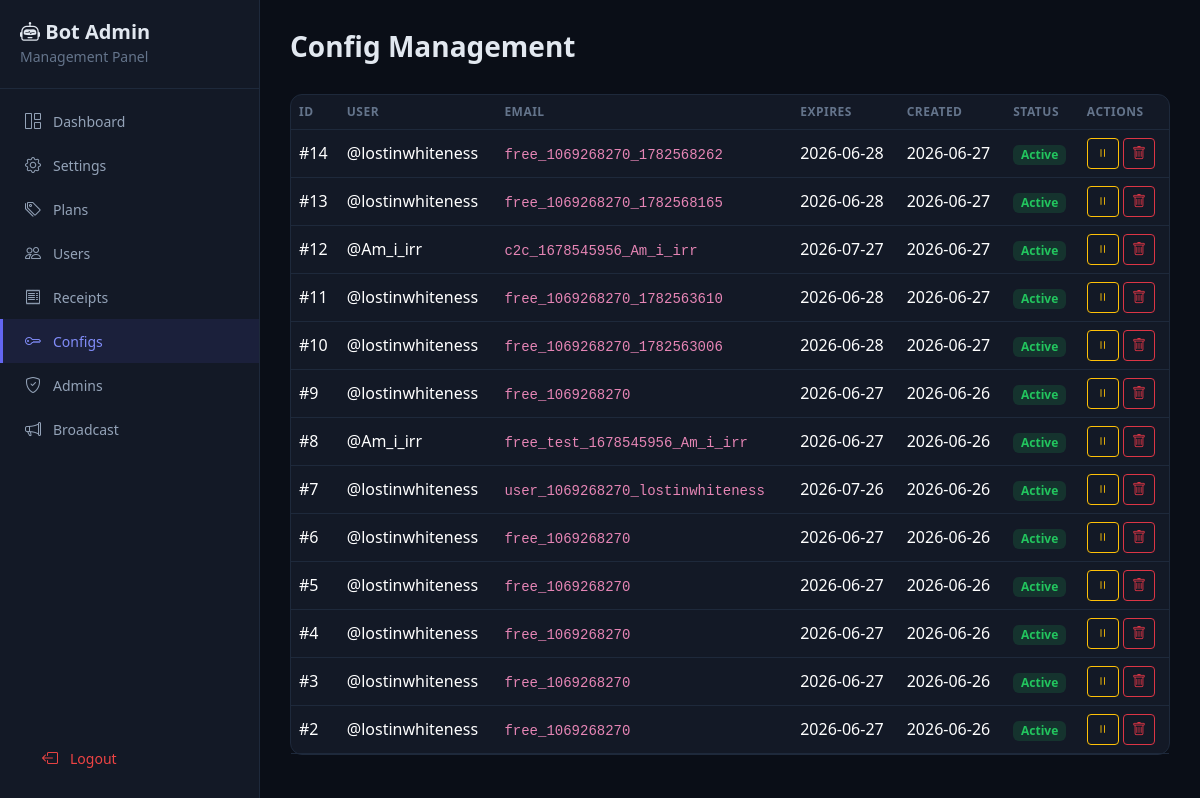
Screenshot of /configs (signed in) with the database file from the repository.
### tables this page shows
CREATE TABLE configs (
            id INTEGER PRIMARY KEY AUTOINCREMENT,
            user_id INTEGER NOT NULL,
            plan_id INTEGER,
            sub_link TEXT,
            uuid TEXT,
            email TEXT,
            expire_date TIMESTAMP,
            created_at TIMESTAMP DEFAULT CURRENT_TIMESTAMP,
            is_active INTEGER DEFAULT 1,
            FOREIGN KEY (user_id) REFERENCES users(id)
        );

CREATE TABLE users (
            id INTEGER PRIMARY KEY,
            username TEXT,
            first_name TEXT,
            balance REAL DEFAULT 0,
            created_at TIMESTAMP DEFAULT CURRENT_TIMESTAMP,
            is_banned INTEGER DEFAULT 0
        );

### web_app.py (the view)
@app.route("/configs")
@login_required
def configs():
    configs_list = web_db.get_all_configs()
    symbol = web_db.get_setting("currency_symbol") or "تومان"
    return render_template("configs.html", configs=configs_list, symbol=symbol)

### web_app.py (called while the page is built)
def login_required(f):
    @wraps(f)
    def decorated(*args, **kwargs):
        if not session.get("logged_in"):
            return redirect(url_for("login"))
        return f(*args, **kwargs)
    return decorated

### web_db.py (called while the page is built)
def get_conn():
    conn = sqlite3.connect(DB_PATH)
    conn.row_factory = sqlite3.Row
    return conn

def get_setting(key):
    conn = get_conn()
    row = conn.execute("SELECT value FROM settings WHERE key = ?", (key,)).fetchone()
    conn.close()
    return row["value"] if row else None

def get_all_configs(limit=100):
    conn = get_conn()
    rows = conn.execute(
        "SELECT c.*, u.username FROM configs c LEFT JOIN users u ON c.user_id = u.id "
        "ORDER BY c.created_at DESC LIMIT ?",
        (limit,),
    ).fetchall()
    conn.close()
    return [dict(r) for r in rows]

### templates/configs.html (shortened to what this page needs)
{% extends "base.html" %}
{% block content %}
<div class="page-header">
    <h3>Config Management</h3>
</div>
<div class="card card-dark">
    <div class="table-responsive">
        <table class="table table-dark align-middle mb-0">
            <thead>
                <tr>
                    <th>ID</th>
                    <th>User</th>
                    <th>Email</th>
                    <th>Expires</th>
                    <th>Created</th>
                    <th>Status</th>
                    <th>Actions</th>
                </tr>
            </thead>
            <tbody>
                {% for c in configs %}
                <tr>
                    <td>#{{ c.id }}</td>
                    <td>{{ '@' + c.username if c.username else c.user_id }}</td>
                    <td><code>{{ c.email }}</code></td>
                    <td>{{ c.expire_date[:10] if c.expire_date else '-' }}</td>
                    <td>{{ c.created_at[:10] if c.created_at else '-' }}</td>
                    <td>
                        {% if c.is_active %}
                        <span class="badge badge-active">Active</span>
                        {% else %}
                        <span class="badge badge-expired">Inactive</span>
                        {% endif %}
                    </td>
                    <td>
                        {% if c.is_active %}
                        <form method="POST" action="{{ url_for('config_deactivate', config_id=c.id) }}" class="d-inline">
                            <button type="submit" class="btn btn-sm btn-outline-warning">
                                <i class="bi bi-pause"></i>
                            </button>
                        </form>
                        {% endif %}
                        <form method="POST" action="{{ url_for('config_delete', config_id=c.id) }}" class="d-inline">
                            <button type="submit" class="btn btn-sm btn-outline-danger"
                                    onclick="return confirm('Delete this config?')">
                                <i class="bi bi-trash"></i>
                            </button>
                        </form>
                    </td>
                </tr>
                {% endfor %}
            </tbody>
        </table>
    </div>
</div>
{% endblock %}

### templates/base.html (style rules this page uses)
body { background: #0a0e17; color: #e2e8f0; }
.card-dark { background: #131926; border: 1px solid #1e293b; border-radius: 12px; }
.table-dark { --bs-table-bg: transparent; --bs-table-border-color: #1e293b; }
.table-dark thead th { color: #64748b; font-weight: 600; font-size: 12px; text-transform: uppercase; letter-spacing: .5px; border-bottom-color: #1e293b !important; }
.badge-active { background: rgba(34,197,94,.15); color: #22c55e; }
.page-header { margin-bottom: 30px; }
.page-header h3 { font-weight: 700; color: #e2e8f0; }

### rows the page displays
configs: id "14", email "free_1069268270_1782568262", expire_date "2026-06-28", created_at "2026-06-27", is_active "Active"
users: username "@lostinwhiteness"
configs: id "13", email "free_1069268270_1782568165", expire_date "2026-06-28", created_at "2026-06-27", is_active "Active"
configs: id "12", email "c2c_1678545956_Am_i_irr", expire_date "2026-07-27", created_at "2026-06-27", is_active "Active"
users: username "@Am_i_irr"
configs: id "11", email "free_1069268270_1782563610", expire_date "2026-06-28", created_at "2026-06-27", is_active "Active"
configs: id "10", email "free_1069268270_1782563006", expire_date "2026-06-28", created_at "2026-06-27", is_active "Active"
configs: id "9", email "free_1069268270", expire_date "2026-06-27", created_at "2026-06-26", is_active "Active"
configs: id "8", email "free_test_1678545956_Am_i_irr", expire_date "2026-06-27", created_at "2026-06-26", is_active "Active"
configs: id "7", email "user_1069268270_lostinwhiteness", expire_date "2026-07-26", created_at "2026-06-26", is_active "Active"
configs: id "6", email "free_1069268270", expire_date "2026-06-27", created_at "2026-06-26", is_active "Active"
configs: id "5", email "free_1069268270", expire_date "2026-06-27", created_at "2026-06-26", is_active "Active"
configs: id "4", email "free_1069268270", expire_date "2026-06-27", created_at "2026-06-26", is_active "Active"
configs: id "3", email "free_1069268270", expire_date "2026-06-27", created_at "2026-06-26", is_active "Active"
configs: id "2", email "free_1069268270", expire_date "2026-06-27", created_at "2026-06-26", is_active "Active"
